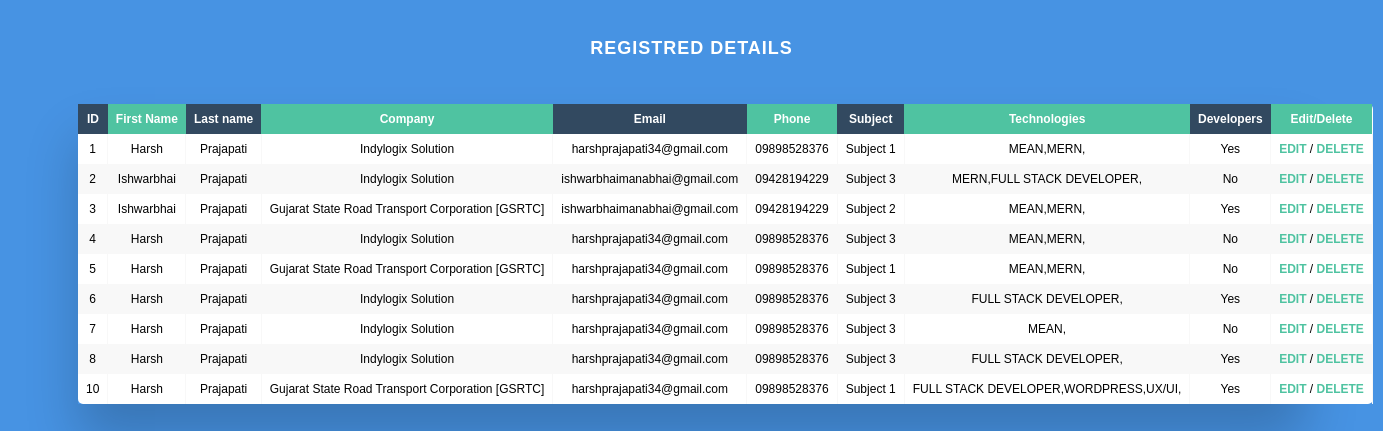
The page /view.php on the database its author committed.
### tables this page shows
CREATE TABLE `regi_form` (
    `ID` int(100) NOT NULL,
    `First Name` varchar(20) NOT NULL,
    `Last Name` varchar(20) NOT NULL,
    `Company` varchar(50) NOT NULL,
    `Email` varchar(50) NOT NULL,
    `Phone` varchar(12) NOT NULL,
    `Subject` varchar(20) NOT NULL,
    `Technologies` varchar(100) NOT NULL,
    `Developer` varchar(20) NOT NULL
  );

### view.php (the view, shortened to what this page needs)
<?php
$db_name = 'php_practice';
$host = 'localhost';
$user = "root";
$password = "";
$con = mysqli_connect($host, $user, $password, $db_name);
$query = "SELECT * FROM `regi_form`";
$run = mysqli_query($con, $query);
?>
<h2>Registred Details</h2>
<div class="table-wrapper">
    <table class="fl-table">
        <thead>
            <tr>
                <th>ID</th>
                <th>First Name</th>
                <th>Last name</th>
                <th>Company</th>
                <th>Email</th>
                <th>Phone</th>
                <th>Subject</th>
                <th>Technologies</th>
                <th>Developers</th>
                <th>Edit/Delete</th>
            </tr>
        </thead>
        <tbody>
            <?php
            while ($res = mysqli_fetch_array($run)) {
            ?>
                <tr>
                    <td><?php echo $res['ID']; ?></td>
                    <td><?php echo $res['First Name']; ?></td>
                    <td><?php echo $res['Last Name']; ?></td>
                    <td><?php echo $res['Company']; ?></td>
                    <td class="emailTable"><?php echo $res['Email']; ?></td>
                    <td><?php echo $res['Phone']; ?></td>
                    <td><?php echo $res['Subject']; ?></td>
                    <td><?php echo $res['Technologies']; ?></td>
                    <td><?php echo $res['Developer']; ?></td>
                    <td><a href="edit.php?id=<?php echo $res['ID']; ?>">EDIT</a> / <a href="delete.php?id=<?php echo $res['ID']; ?>">DELETE</a></td>
                </tr>
            <?php }
            ?>
    </table>
</div>

### view.php (style rules this page uses)
* { box-sizing: border-box; -webkit-box-sizing: border-box; -moz-box-sizing: border-box; }
h2 { text-align: center; font-size: 18px; text-transform: uppercase; letter-spacing: 1px; color: white; padding: 30px 0; }
.fl-table td a { text-decoration: none; font-weight: bold; color: #4FC3A1; }
.table-wrapper { margin: 10px 70px 70px; box-shadow: 0px 35px 50px rgba(0, 0, 0, 0.2); }
.fl-table { border-radius: 5px; font-size: 12px; font-weight: normal; border: none; border-collapse: collapse; width: 100%; max-width: 100%; white-space: nowrap; background-color: white; }
.fl-table td, .fl-table th { text-align: center; padding: 8px; }
.fl-table td { border-right: 1px solid #f8f8f8; font-size: 12px; }
.fl-table thead th { color: #ffffff; background: #4FC3A1; }
.fl-table thead th:nth-child(odd) { color: #ffffff; background: #324960; }
.fl-table tr:nth-child(even) { background: #F8F8F8; }

### rows shown on the page
regi_form: ID "1", First Name "Harsh", Last Name "Prajapati", Company "Indylogix Solution", Email "harshprajapati34@gmail.com", Phone "09898528376", Subject "Subject 1", Technologies "MEAN,MERN,", Developer "Yes"
regi_form: ID "2", First Name "Ishwarbhai", Last Name "Prajapati", Company "Indylogix Solution", Email "ishwarbhaimanabhai@gmail.com", Phone "09428194229", Subject "Subject 3", Technologies "MERN,FULL STACK DEVELOPER,", Developer "No"
regi_form: ID "3", First Name "Ishwarbhai", Last Name "Prajapati", Company "Gujarat State Road Transport Corporation [GSRTC]", Email "ishwarbhaimanabhai@gmail.com", Phone "09428194229", Subject "Subject 2", Technologies "MEAN,MERN,", Developer "Yes"
regi_form: ID "4", First Name "Harsh", Last Name "Prajapati", Company "Indylogix Solution", Email "harshprajapati34@gmail.com", Phone "09898528376", Subject "Subject 3", Technologies "MEAN,MERN,", Developer "No"
regi_form: ID "5", First Name "Harsh", Last Name "Prajapati", Company "Gujarat State Road Transport Corporation [GSRTC]", Email "harshprajapati34@gmail.com", Phone "09898528376", Subject "Subject 1", Technologies "MEAN,MERN,", Developer "No"
regi_form: ID "6", First Name "Harsh", Last Name "Prajapati", Company "Indylogix Solution", Email "harshprajapati34@gmail.com", Phone "09898528376", Subject "Subject 3", Technologies "FULL STACK DEVELOPER,", Developer "Yes"
regi_form: ID "7", First Name "Harsh", Last Name "Prajapati", Company "Indylogix Solution", Email "harshprajapati34@gmail.com", Phone "09898528376", Subject "Subject 3", Technologies "MEAN,", Developer "No"
regi_form: ID "8", First Name "Harsh", Last Name "Prajapati", Company "Indylogix Solution", Email "harshprajapati34@gmail.com", Phone "09898528376", Subject "Subject 3", Technologies "FULL STACK DEVELOPER,", Developer "Yes"
regi_form: ID "10", First Name "Harsh", Last Name "Prajapati", Company "Gujarat State Road Transport Corporation [GSRTC]", Email "harshprajapati34@gmail.com", Phone "09898528376", Subject "Subject 1", Technologies "FULL STACK DEVELOPER,WORDPRESS,UX/UI,", Developer "Yes"
